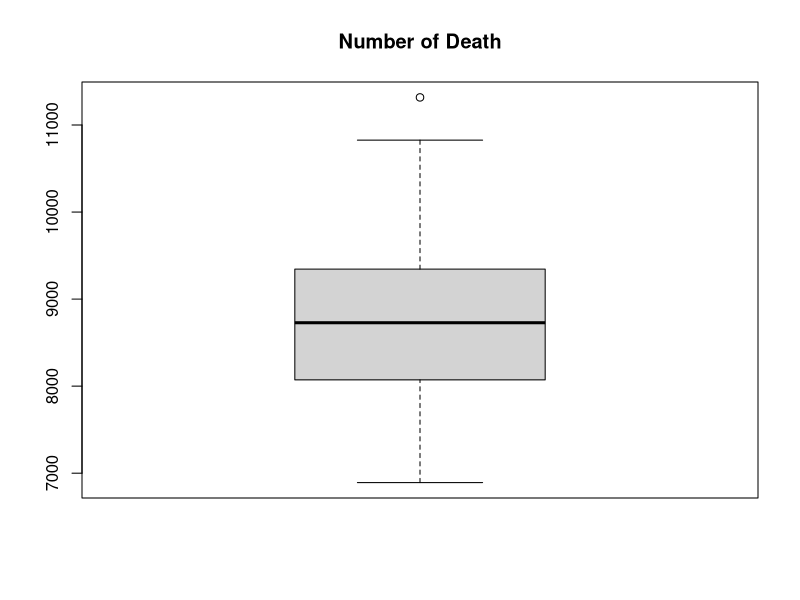
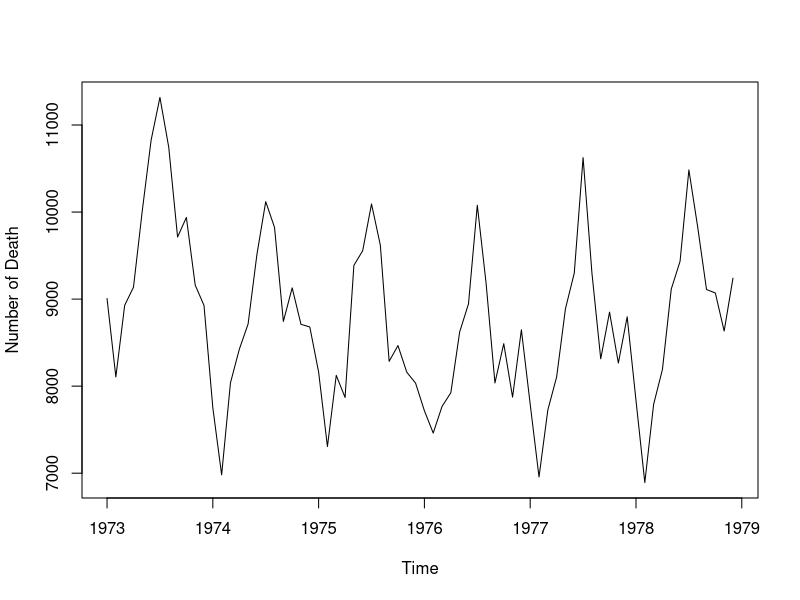
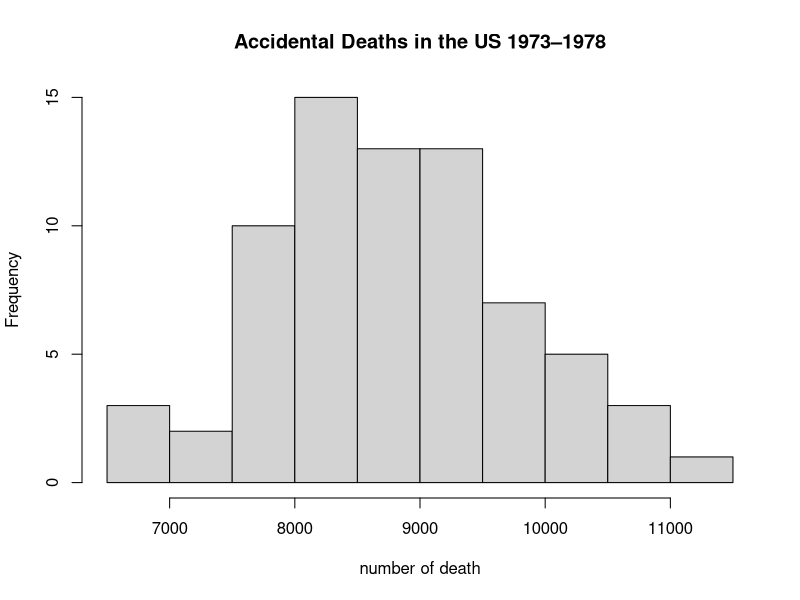

R code for these plots, in order:
## ---- chunk 1
knitr::opts_chunk$set(echo = TRUE)
## ---- chunk 2
show(USAccDeaths)
## ---- chunk 3
range(USAccDeaths)
## ---- chunk 4
summary(USAccDeaths)
## ---- chunk 5
boxplot(USAccDeaths, main ='Number of Death')
## ---- chunk 6
plot(USAccDeaths, ylab = 'Number of Death')
hist(USAccDeaths, main = 'Accidental Deaths in the US 1973–1978', xlab = 'number of death')
